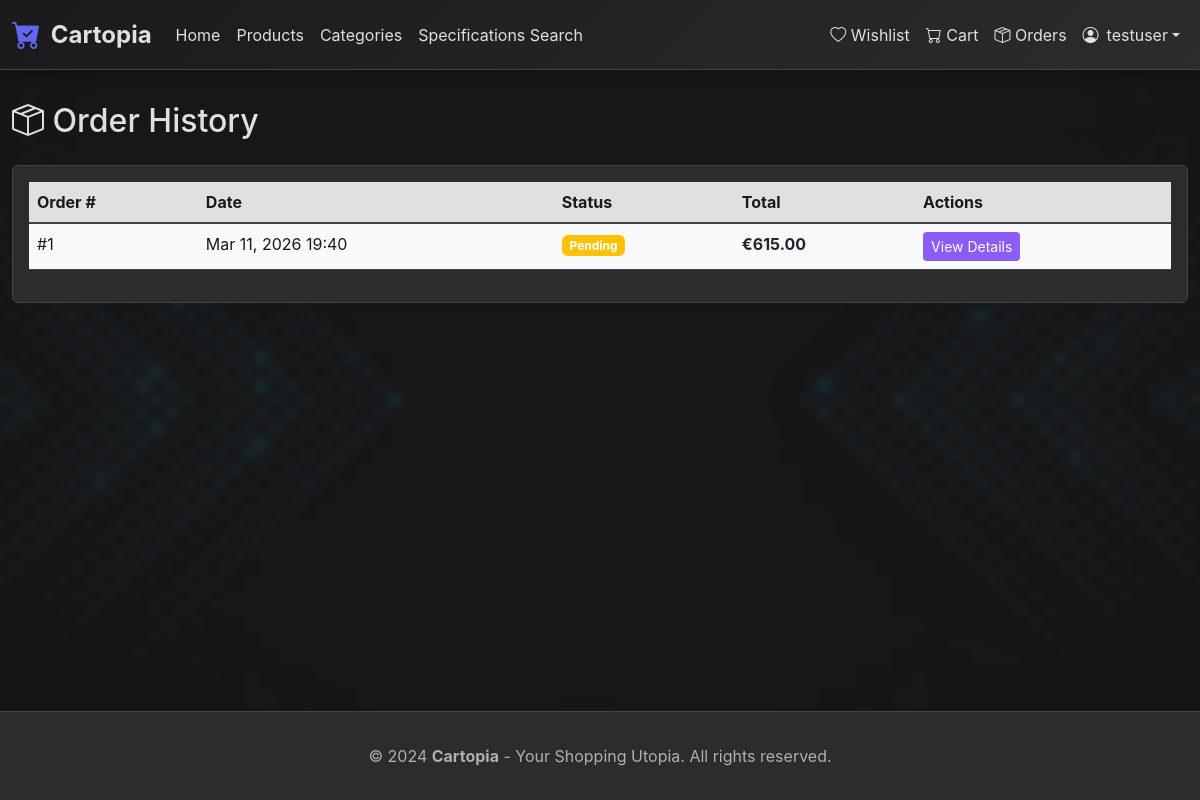
Before: /orders/ (signed in) with the older database file.
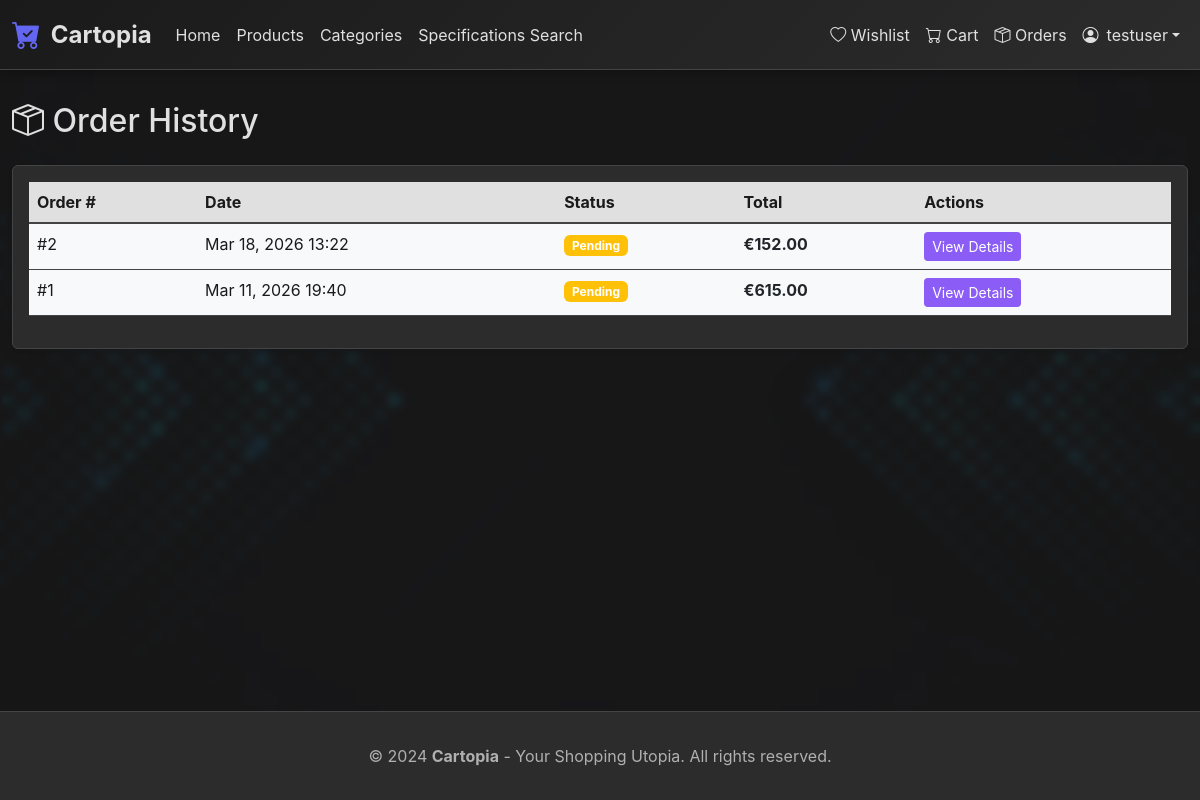
After: the same page with the newer database file.
### shop/models.py (models this page shows, shortened)
class Order(models.Model):
    STATUS_CHOICES = [
        ('pending', 'Pending'),
        ('processing', 'Processing'),
        ('shipped', 'Shipped'),
        ('delivered', 'Delivered'),
        ('cancelled', 'Cancelled'),
    ]
    user = models.ForeignKey(User, on_delete=models.CASCADE, related_name='orders', verbose_name="User")
    status = models.CharField(max_length=20, choices=STATUS_CHOICES, default='pending', verbose_name="Status")
    total_price = models.DecimalField(max_digits=10, decimal_places=2, verbose_name="Total Price")
    delivery_method = models.ForeignKey(DeliveryMethod, on_delete=models.SET_NULL, null=True, verbose_name="Delivery Method")
    delivery_cost = models.DecimalField(max_digits=10, decimal_places=2, default=0, verbose_name="Delivery Cost")
    first_name = models.CharField(max_length=100, verbose_name="First Name")
    last_name = models.CharField(max_length=100, verbose_name="Last Name")
    email = models.EmailField(verbose_name="Email")
    phone = models.CharField(max_length=20, verbose_name="Phone")
    address = models.TextField(verbose_name="Address")
    city = models.CharField(max_length=100, verbose_name="City")
    postal_code = models.CharField(max_length=20, verbose_name="Postal Code")
    created_at = models.DateTimeField(auto_now_add=True, verbose_name="Order Date")
    updated_at = models.DateTimeField(auto_now=True, verbose_name="Updated At")
    class Meta:
        verbose_name = "Order"
        verbose_name_plural = "Orders"
        ordering = ['-created_at']

### shop/views.py (the view)
# urls.py: path('orders/', views.order_list, name='order_list'),
@login_required
def order_list(request):
    orders = Order.objects.filter(user=request.user)
    return render(request, 'shop/order_list.html', {'orders': orders})

### shop/context_processors.py (called while the page is built)
def cart_context(request):
    if request.user.is_authenticated:
        cart_items = Cart.objects.filter(user=request.user)
        cart_count = sum(item.quantity for item in cart_items)
        cart_total = sum(item.get_total_price() for item in cart_items)
    else:
        cart_count = 0
        cart_total = 0
    return {
        'cart_count': cart_count,
        'cart_total': cart_total,
    }

### templates/shop/order_list.html (shortened to what this page needs)
{% extends 'base.html' %}
{% block content %}
<h2 class="mb-4"><i class="bi bi-box-seam"></i> Order History</h2>
{% if orders %}
<div class="card shadow-sm">
    <div class="card-body text-dark order-list-wrap">
        <table class="table table-light">
            <thead>
                <tr>
                    <th>Order #</th>
                    <th>Date</th>
                    <th>Status</th>
                    <th>Total</th>
                    <th>Actions</th>
                </tr>
            </thead>
            <tbody>
                {% for order in orders %}
                <tr>
                    <td>#{{ order.id }}</td>
                    <td>{{ order.created_at|date:"M d, Y H:i" }}</td>
                    <td>
                        {% if order.status == 'pending' %}
                            <span class="badge bg-warning text-dark">{{ order.get_status_display }}</span>
                        {% elif order.status == 'processing' %}
                            <span class="badge bg-info text-white">{{ order.get_status_display }}</span>
                        {% elif order.status == 'shipped' %}
                            <span class="badge bg-primary text-white">{{ order.get_status_display }}</span>
                        {% elif order.status == 'delivered' %}
                            <span class="badge bg-success text-white">{{ order.get_status_display }}</span>
                        {% elif order.status == 'cancelled' %}
                            <span class="badge bg-danger text-white">{{ order.get_status_display }}</span>
                        {% endif %}
                    </td>
                    <td><strong>€{{ order.total_price }}</strong></td>
                    <td>
                        <a href="{% url 'order_detail' order.id %}" class="btn btn-sm btn-primary">View Details</a>
                    </td>
                </tr>
                {% endfor %}
            </tbody>
        </table>
    </div>
</div>
{% endif %}
{% endblock %}

Changed rows visible on the page:
added Order: id "2", created_at "Mar 18, 2026 13:22", status "Pending", total_price "152.00"
